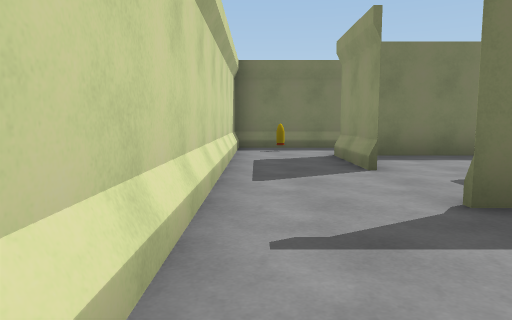
View 1 (above)

22 first-person views from a walk through a scene from a Unity 3-D project. The camera is 1.2 m above the floor, tilts 6° down and sees 70° across. The floor is counted in squares, 2 m on a side. Each view is taken from the middle of a square. On the plan, view 1 faces up. The plan holds only what a view shows up to about 10 squares ahead; the rest is blank. The player is left out. Some animated figures are not drawn.

View 2
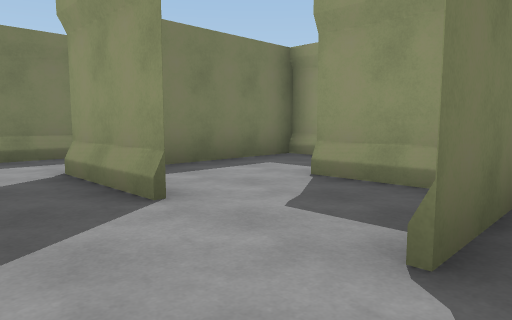

View 3
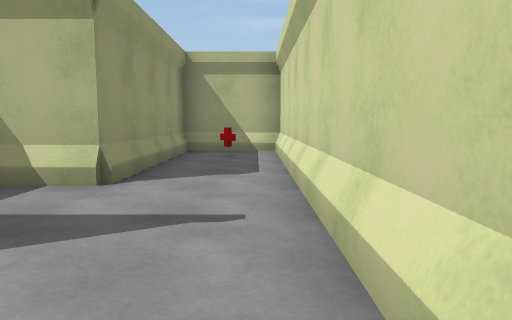

View 4
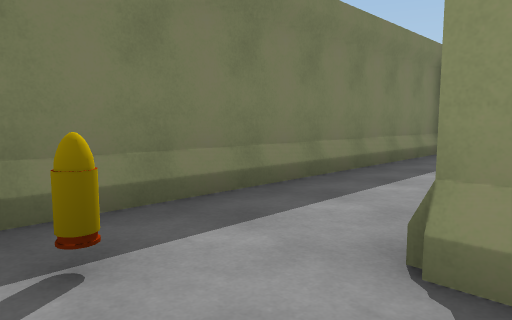

View 5
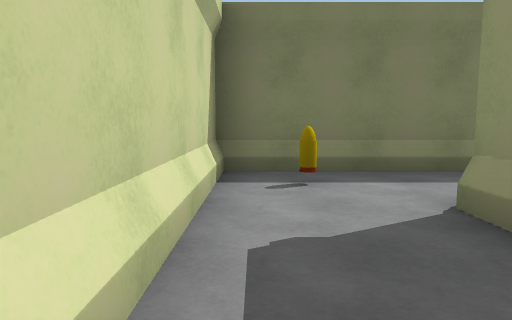

View 6
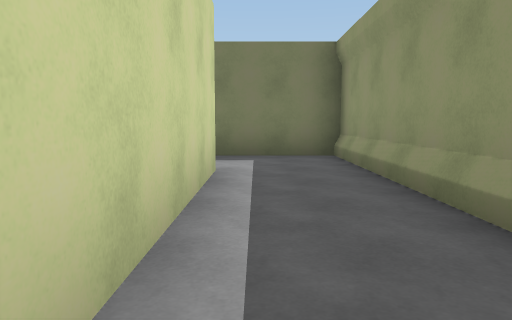

View 7
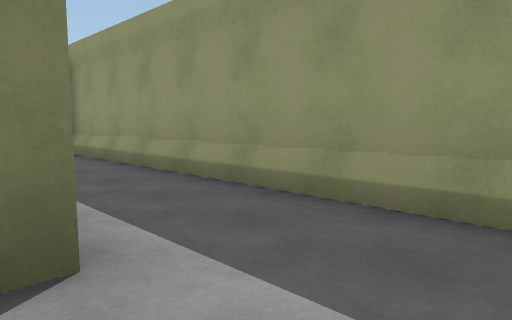

View 8
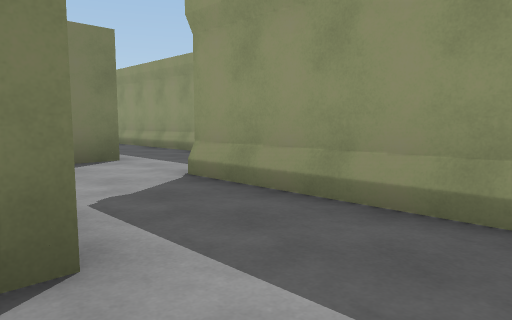

View 9
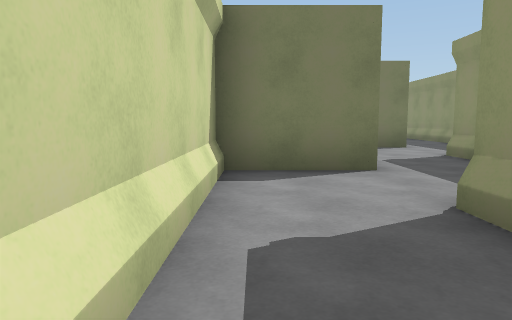

View 10
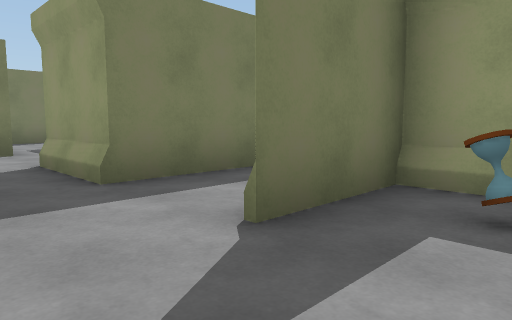

View 11
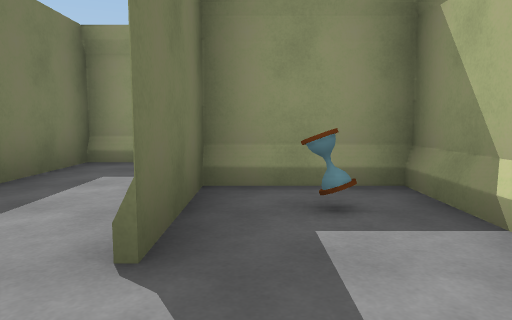

View 12
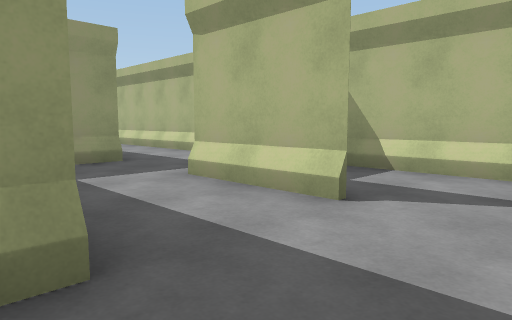

View 13
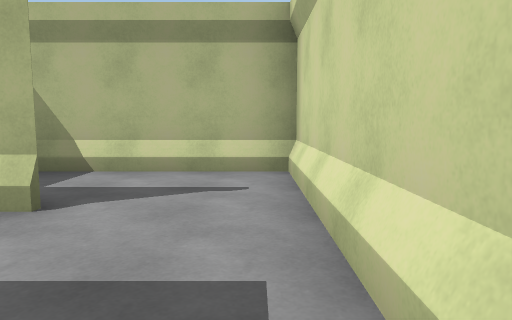

View 14
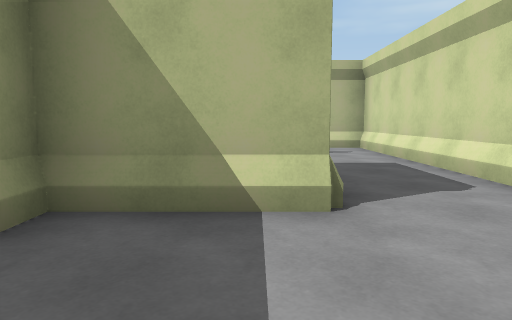

View 15
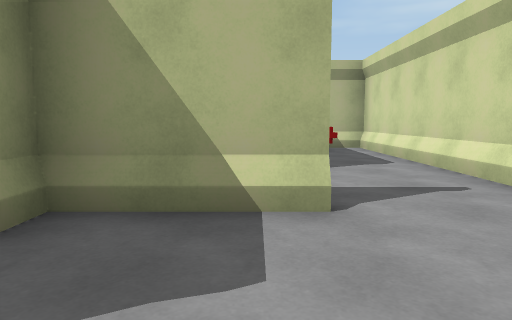

View 16
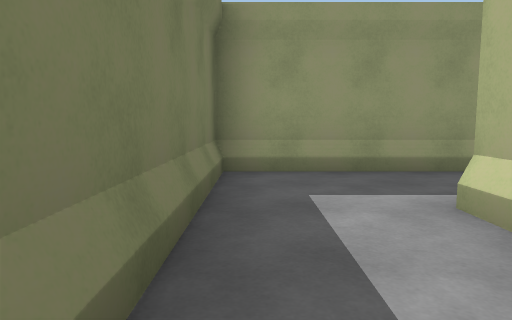

View 17
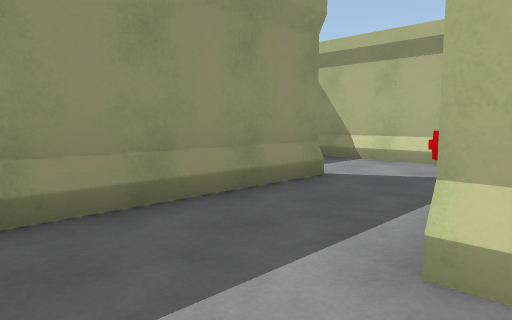

View 18
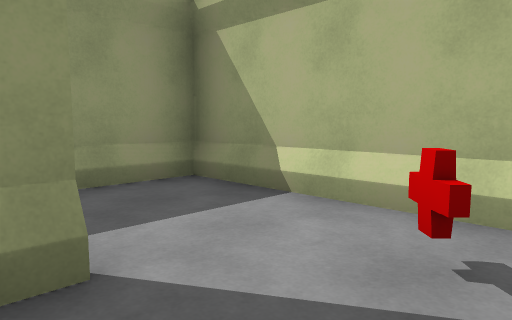

View 19
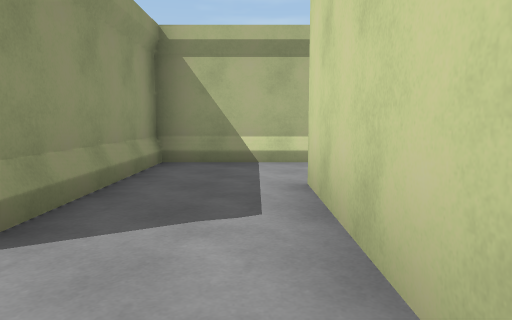

View 20
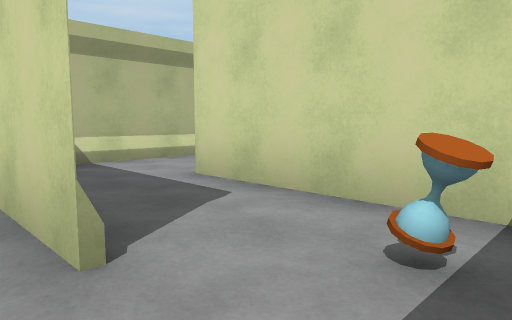

View 21
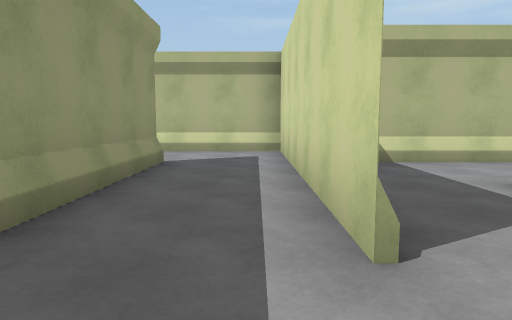

View 22
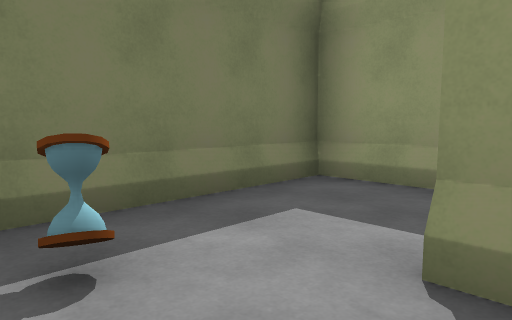

### Floor plan
Points are (right, up) in squares from view 1. A wall is a line through its corners. A room is listed if a view was taken in it or the views show most of it. See-through windows are left out.
Room 1 (views 1, 2, 3, 4, 5)
walls: (1.4, 2.5) (3.5, 2.5) (3.5, 4.5); (3, 2.5) (1.5, 2.5); (1.5, 4.4) (1.5, 6.6); (-0.5, 6.5) (-0.5, -3); (-0.6, -3.5) (1.5, -3.5) (1.5, 0.5) (2.5, 0.5)
ways out: opening at (2, 4) to room 5; opening at (0, 6) to room 6
objects: other object (0, -2)
Room 2 (view 6)
walls: (3.5, 4.5) (3.5, 0.5) (2.2, 0.5); (5.5, -0.6) (5.5, 4.5)
ways out: opening at (3, -1) to room 3; opening at (4, 5) to room 5
Room 3 (views 7, 14)
walls: (1.5, -5.5) (3.5, -5.5) (3.5, -1.5)
ways out: opening at (3, -1) to room 2; opening at (1, -4) to room 4
Room 4 (views 8, 9, 10, 11, 12, 13)
walls: (3.5, -7.5) (1.5, -7.5) (1.5, -5.5); (1.6, -3.5) (-0.5, -3.5); (-0.5, -3) (-0.5, -11.5) (3.5, -11.5) (3.5, -9.5) (1.4, -9.5) (3.5, -9.5)
ways out: opening at (1, -4) to room 3; opening at (2.5, -8) to room 11
objects: other object (2, -11)
Room 5 (view 15)
walls: (5.5, 4.5) (5.5, 6.5) (2.1, 6.5)
ways out: opening at (2, 4) to room 1; opening at (4, 5) to room 2
Room 6 (views 16, 17)
walls: (4.9, 6.5) (5.5, 6.5); (5.5, 8.5) (-0.5, 8.5) (-0.5, 6.5)
ways out: opening at (0, 6) to room 1; opening at (5, 8) to room 7
objects: other object (0, 7)
Room 7 (view 18)
walls: (7.5, 4.4) (7.5, 8.5); (7, 8.5) (5.5, 8.5); (6, 2.5) (7.5, 2.5)
ways out: opening at (5, 8) to room 6; opening at (7, 4) to room 10
objects: other object (6, 4)
Room 8 (view 19)
walls: (7.5, 7.6) (7.5, 6.4); (9.5, 8.5) (7, 8.5)
ways out: opening at (9, 7.5) to room 9; opening at (8, 5.5) to room 10
objects: other object (8, 7)
Room 9 (views 20, 21)
walls: (9.5, 6.6) (9.5, 0.5) (12.1, 0.5); (11.5, 2.5) (11.5, 8.5) (9.5, 8.5)
ways out: opening at (9, 7.5) to room 8; opening at (11, 2)
Room 10 (view 22)
walls: (7.5, 6.4) (7.5, 4.5); (7.5, 2.5) (9.5, 2.5) (9.5, 6.5)
ways out: opening at (7, 4) to room 7; opening at (8, 5.5) to room 8
Room 11 (no view inside)
walls: (5.5, -9.6) (5.5, -7.5) (3.5, -7.5)
ways out: opening at (2.5, -8) to room 4; opening at (4, -9)

Positions as (right, up) in squares from view 1, and headings:
1: (0, 0), facing up
2: (0, 2), facing up-right
3: (0, 4), facing down
4: (0, 6), facing up-right
5: (0, 4), facing up
6: (4, 0), facing up
7: (3, -1), facing up-right
8: (1, -5), facing up-right
9: (0, -8), facing up
10: (0, -11), facing up-right
11: (0, -10), facing right
12: (0, -7), facing down-right
13: (0, -7), facing down
14: (2, -3), facing down
15: (2, 5), facing down
16: (3, 8), facing right
17: (5, 8), facing down-right
18: (6, 5), facing down-right
19: (8, 8), facing down
20: (10, 8), facing down-left
21: (10, 8), facing down
22: (8, 6), facing up-right
